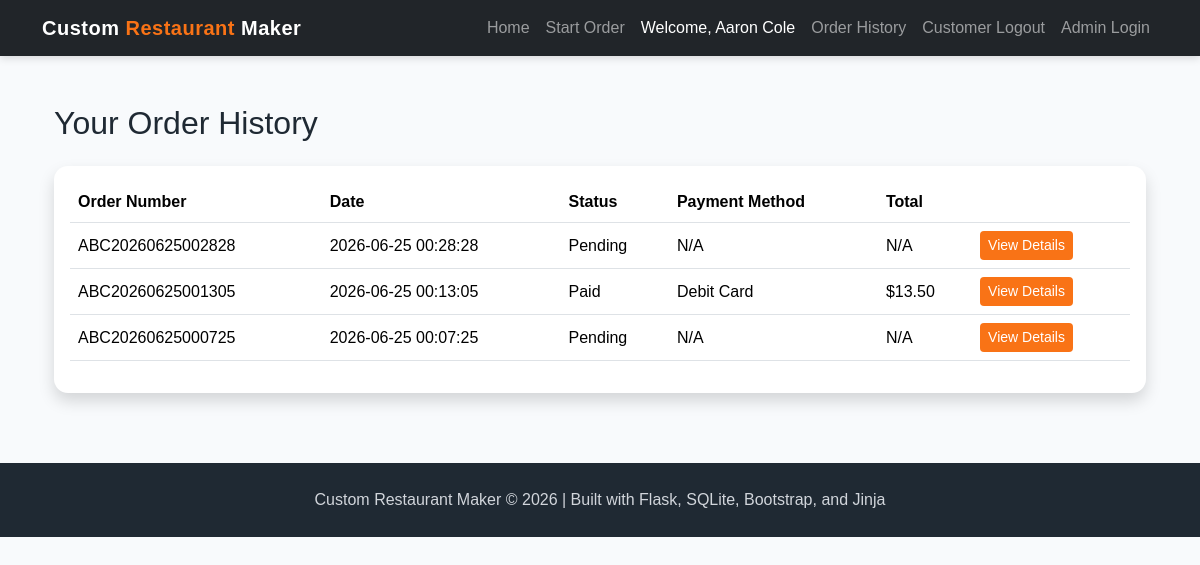
The page /order-history (signed in) on the database as committed earlier.
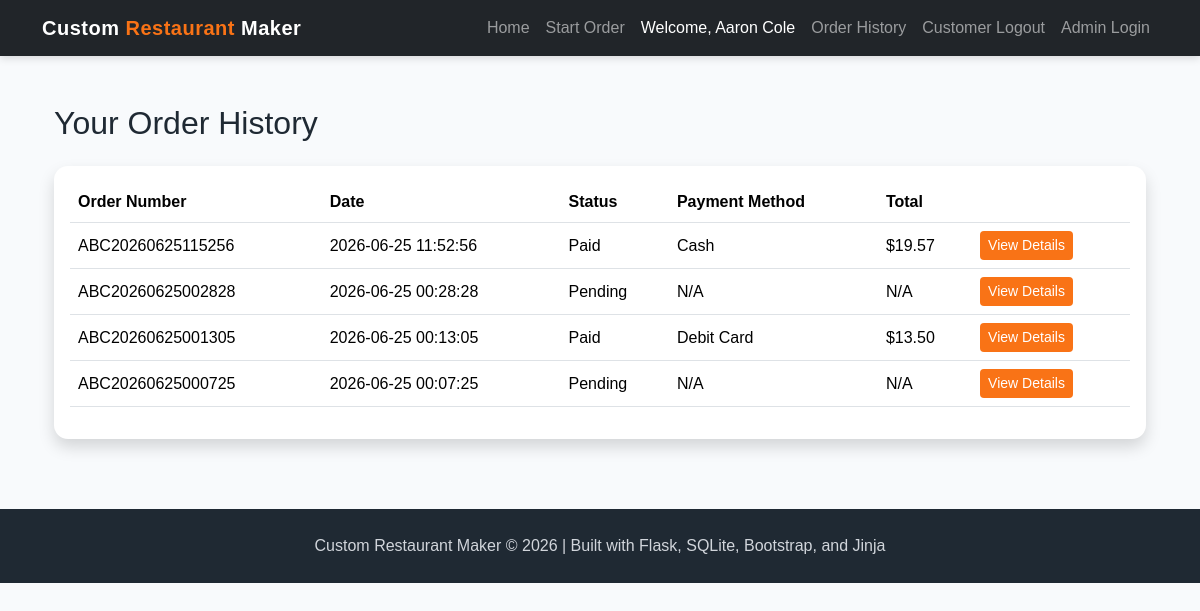
The same page on the database as committed later.
### tables this page shows
CREATE TABLE orders (
    order_id INTEGER PRIMARY KEY AUTOINCREMENT,
    customer_id INTEGER NOT NULL,
    order_number TEXT UNIQUE NOT NULL,
    date_time TEXT NOT NULL, status TEXT DEFAULT 'Pending', payment_method TEXT, total_amount REAL,
    FOREIGN KEY (customer_id) REFERENCES customers(customer_id)
);

### app.py (the view)
@app.route("/order-history")
def order_history():
    if not session.get("customer_id"):
        flash("Please log in to view your order history.", "warning")
        return redirect(url_for("customer_login"))
    customer_id = session["customer_id"]
    conn = get_db()
    cur = conn.cursor()
    cur.execute("""
        SELECT order_id, order_number, date_time, status, payment_method, total_amount
        FROM orders
        WHERE customer_id = ?
        ORDER BY date_time DESC
    """, (customer_id,))
    orders = cur.fetchall()
    conn.close()
    return render_template("order_history.html", orders=orders)

### app.py (called while the page is built)
def get_db():
    conn = sqlite3.connect("project4.db")
    conn.row_factory = sqlite3.Row
    return conn

### templates/order_history.html (shortened to what this page needs)
{% extends "base.html" %}
{% block content %}
<div class="container mt-5">
    <h2 class="mb-4">Your Order History</h2>
    {% if orders %}
        <div class="card shadow">
            <div class="card-body">
                <table class="table table-hover align-middle">
                    <thead>
                        <tr>
                            <th>Order Number</th>
                            <th>Date</th>
                            <th>Status</th>
                            <th>Payment Method</th>
                            <th>Total</th>
                            <th></th>
                        </tr>
                    </thead>
                    <tbody>
                        {% for order in orders %}
                        <tr>
                            <td>{{ order["order_number"] }}</td>
                            <td>{{ order["date_time"] }}</td>
                            <td>{{ order["status"] or "Pending" }}</td>
                            <td>{{ order["payment_method"] or "N/A" }}</td>
                            <td>
                                {% if order["total_amount"] %}
                                    ${{ "%.2f"|format(order["total_amount"]) }}
                                {% else %}
                                    N/A
                                {% endif %}
                            </td>
                            <td>
                                <a href="/order-history/{{ order['order_id'] }}" class="btn btn-sm btn-custom-orange">
                                    View Details
                                </a>
                            </td>
                        </tr>
                        {% endfor %}
                    </tbody>
                </table>
            </div>
        </div>
    {% else %}
        <div class="alert alert-info">
            You have not placed any orders yet.
        </div>
    {% endif %}
</div>
{% endblock %}

### templates/base.html (shortened to what this page needs)
<!DOCTYPE html>
<html>
<head>
    <link href="https://cdn.jsdelivr.net/npm/bootstrap@5.3.3/dist/css/bootstrap.min.css" rel="stylesheet">
    <link rel="stylesheet" href="{{ url_for('static', filename='style.css') }}">
</head>
<body>
<nav class="navbar navbar-expand-lg navbar-dark bg-dark">
    <div class="container">
        <a class="navbar-brand" href="/">
            Custom <span class="brand-highlight">Restaurant</span> Maker
        </a>
        <div class="collapse navbar-collapse" id="navbarNav">
            <div class="navbar-nav ms-auto">
                <a class="nav-link" href="/">Home</a>
                <a class="nav-link" href="/start_order">Start Order</a>
                {% if session.get("customer_id") %}
                <span class="navbar-text text-white ms-2 me-2">
                    Welcome, {{ session.get("customer_name") }}
                </span>
                <a class="nav-link" href="/order-history">Order History</a>
                <a class="nav-link" href="/logout">Customer Logout</a>
                {% else %}
                    <a class="nav-link" href="/customer-login">Customer Login</a>
                    <a class="nav-link" href="/register">Register</a>
                {% endif %}
                {% if session.get("admin_logged_in") %}
                    <a class="nav-link" href="/admin">Admin Panel</a>
                    <a class="nav-link" href="/admin/analytics">Analytics</a>
                    <a class="nav-link" href="/restaurant_setup">Restaurant Setup</a>
                    <a class="nav-link" href="/ai_menu_generator">AI Generator</a>
                    <a class="nav-link" href="/admin-logout">Admin Logout</a>
                {% else %}
                    <a class="nav-link" href="/login">Admin Login</a>
                {% endif %}
            </div>
        </div>
    </div>
</nav>
<main class="container">
    {% block content %}{% endblock %}
</main>
<footer class="footer">
    <div class="container">
        <p>
            Custom Restaurant Maker &copy; 2026 | Built with Flask, SQLite, Bootstrap, and Jinja
        </p>
    </div>
</footer>
</body>
</html>

### static/style.css (style rules this page uses)
:root { --primary-dark: #1f2933; --primary-orange: #f97316; --primary-yellow: #facc15; --primary-green: #16a34a; --soft-bg: #f8fafc; --card-bg: #ffffff; --text-dark: #1f2933; }
body { background-color: var(--soft-bg); color: var(--text-dark); font-family: Arial, Helvetica, sans-serif; }
.navbar { box-shadow: 0 2px 8px rgba(0, 0, 0, 0.15); }
.navbar-brand { font-weight: 700; letter-spacing: 0.5px; }
.brand-highlight { color: var(--primary-orange); }
.btn-custom-orange { background-color: var(--primary-orange); color: white; border: none; }
.card { border: none; border-radius: 14px; transition: transform 0.2s ease, box-shadow 0.2s ease; }
.footer { background-color: var(--primary-dark); color: white; padding: 25px 0; margin-top: 70px; text-align: center; }
.footer p { margin: 0; color: #d1d5db; }

Rows that differ between the two databases and show on the page:
added orders: order_number "ABC20260625115256", date_time "2026-06-25 11:52:56", status "Paid", payment_method "Cash", total_amount "19.57"
